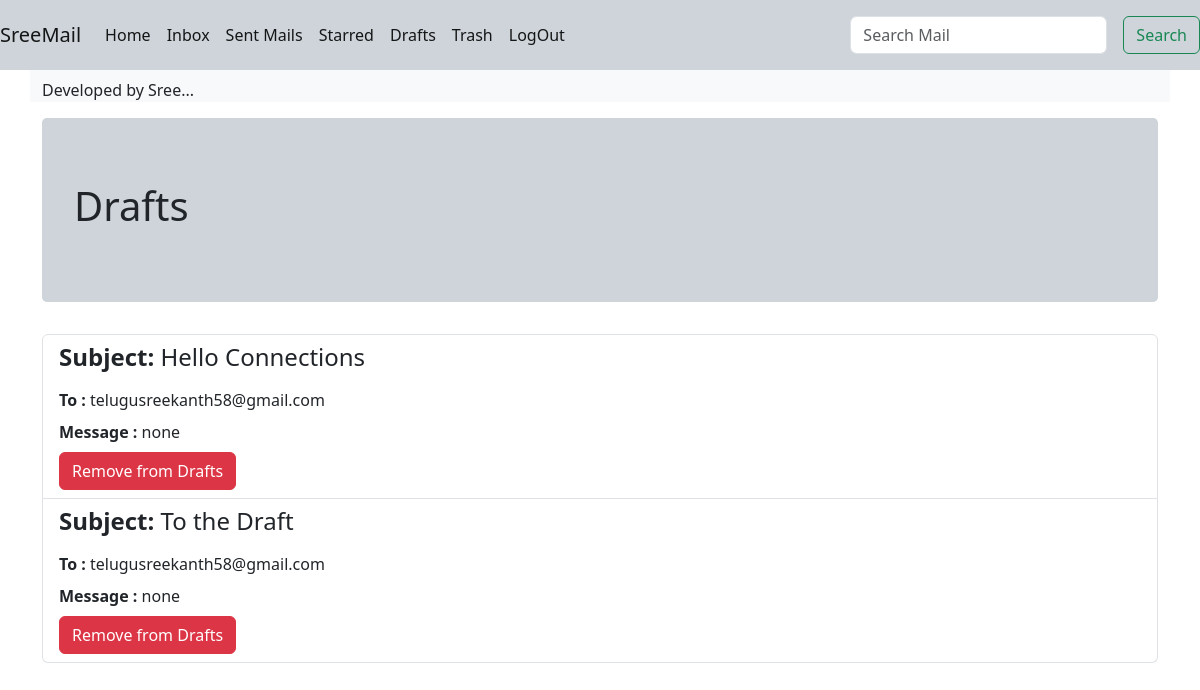
The page /drafts/ on the database as committed earlier.
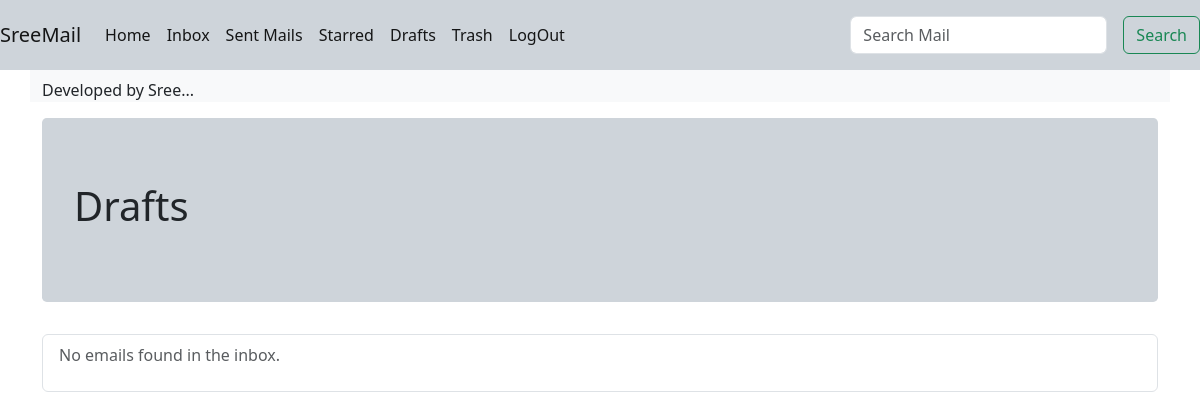
The same page on the database as committed later.
### drafts/models.py (models this page shows, shortened)
class Drafts(models.Model):
    subject = models.CharField(max_length=255)
    recipient = models.EmailField()
    message=models.TextField()

### mail/views.py (the view)
# urls.py: path('drafts/', views.drafts, name='drafts'),
def drafts(request):
    draft_mails = Drafts.objects.all().order_by('subject')
    data={}
    try:
        if request.method=='GET':
            st=request.GET.get('name')
        if st!=None:
            draft_mails=Trash.objects.filter(subject__icontains=st)
        if draft_mails==None:
            draft_mails=True
        data={
            "draft_mails":draft_mails,
        }
        return render(request, 'drafts.html',data)
    except:
        pass

### templates/drafts.html (shortened to what this page needs)
<!DOCTYPE html>
<html lang="en">
<head>
    <link href="https://cdn.jsdelivr.net/npm/bootstrap@5.5.0/dist/css/bootstrap.min.css" rel="stylesheet">
    <link href="https://cdn.jsdelivr.net/npm/bootstrap@5.5.0/dist/css/bootstrap-theme.min.css" rel="stylesheet">
    <link rel="stylesheet" href="https://stackpath.bootstrapcdn.com/bootstrap/4.5.2/css/bootstrap.min.css">
    <link href="https://cdn.jsdelivr.net/npm/bootstrap@5.3.1/dist/css/bootstrap.min.css" rel="stylesheet"
>
    <link rel="stylesheet" href="https://cdn.jsdelivr.net/npm/bootstrap@5.5.0/dist/css/bootstrap.min.css">
    <link href="https://cdn.jsdelivr.net/npm/bootstrap@5.5.0/dist/css/bootstrap.min.css" rel="stylesheet">
</head>
<body>
    <nav class="navbar navbar-expand-md navbar-light bg-dark-subtle">
      <a class="navbar-brand" href="{% url 'home' %}">SreeMail</a>
      <div class="collapse navbar-collapse" id="navbarSupportedContent">
        <ul class="navbar-nav mr-auto">
          <li class="nav-item active">
            <a class="nav-link" href="{% url 'home' %}">Home <span class="sr-only">(current)</span></a>
          </li>
          <li class="nav-item active">
            <a class="nav-link" href="{% url 'inbox' %}">Inbox</a>
          </li>
          <li class="nav-item active">
              <a class="nav-link" href="{% url 'sentmails' %}">Sent Mails</a>
            </li>
            <li class="nav-item active">
              <a class="nav-link" href="{% url 'stared' %}">Starred</a>
            </li>
            <li class="nav-item active">
              <a class="nav-link" href="{% url 'drafts' %}">Drafts</a>
            </li>
            <li class="nav-item active">
              <a class="nav-link" href="{% url 'trash' %}">Trash</a>
            </li>
            <li class="nav-item active">
              <a class="nav-link" href="{% url 'logout' %}">LogOut</a>
            </li>
        </ul>
        <form class="form-inline my-2 my-lg-0" method="get">
          <input class="form-control mr-sm-3" type="search" placeholder="Search Mail" aria-label="Search">
          <button class="btn btn-outline-success my-2 my-sm-2" type="submit">Search</button>
        </form>
      </div>
    </nav>
    <marquee onmouseover="stop()" onmouseout="start()">
        <div class="container-lg pt-2 badge-light m-auto">Developed by Sree...</div>
    </marquee>
    <div  class="container mt-3">
        <div class="jumbotron bg-dark-subtle">
            <h1 class="display-7">Drafts</h1>
        </div>
        <ul class="list-group">
            {% for email in draft_mails %}
            <li class="list-group-item">
                <h4 class="mb-3"><strong>Subject:</strong> {{ email.subject }}</h4>
                <p class="mb-2"><strong>To :</strong> {{ email.recipient }}</p>
                <p class="mb-2"><strong>Message :</strong> {{ email.message }}</p>
                <form method="post" action="{% url 'remove_draft' record_id=email.id %}">
                    <button type="submit" class="btn btn-danger">Remove from Drafts</button>
                </form>
            </li>
            {% empty %}
            <li class="list-group-item">
                <p class="text-muted">No emails found in the inbox.</p>
            </li>
            {% endfor %}
        </ul>
    </div>
</body>
</html>

Rows that differ between the two databases and show on the page:
removed Drafts: subject "Hello Connections", recipient "telugusreekanth58@gmail.com", message "none"
removed Drafts: subject "To the Draft", recipient "telugusreekanth58@gmail.com", message "none"
Other text that changed with them:
text now shown: "No emails found in the inbox."
